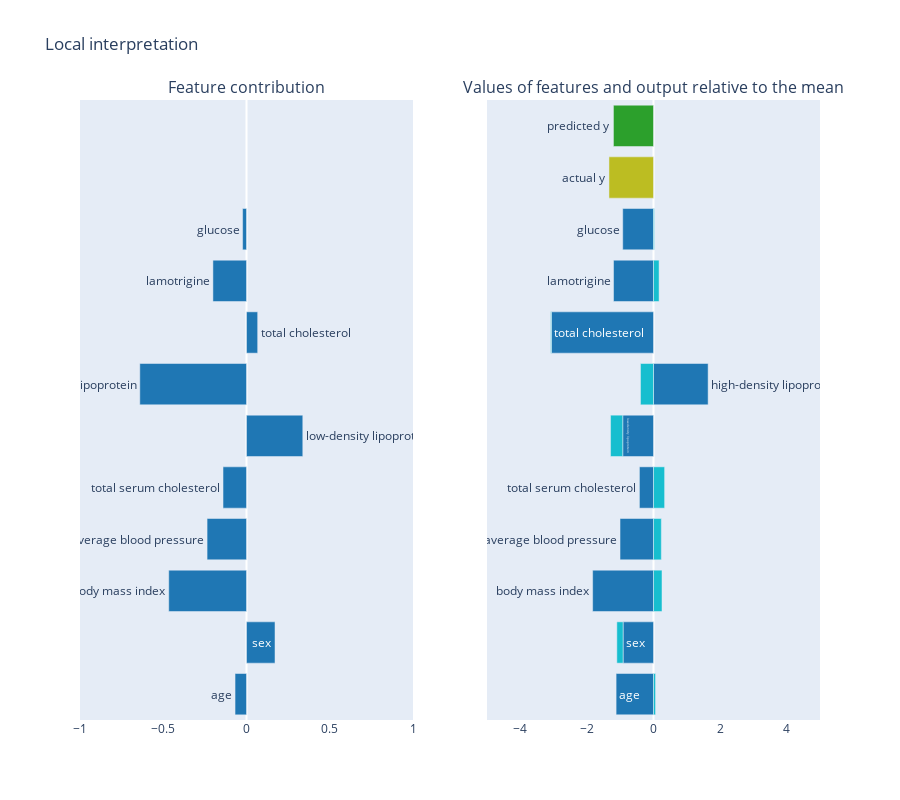

Notebook code cell kept with this figure:
### Code cell
fig = get_local_interpretation(np.percentile(y_test, 5, method='closest_observation'), lambda x: lr.predict([x])[0][0], lr.coef_[-1])
fig.show()

### Figure 1 — Plotly figure (JSON) as saved in the notebook; plotly's stock layout.template omitted (floating-point values rounded to 4 significant figures)
{"data": [{"marker": {"color": "#1f77b4"}, "orientation": "h", "showlegend": false, "text": ["age", "sex", "body mass index", "average blood pressure", "total serum cholesterol", "low-density lipoprotein", "high-density lipoprotein", "total cholesterol", "lamotrigine", "glucose"], "type": "bar", "x": [-0.06877, 0.1712, -0.467, -0.2368, -0.141, 0.3381, -0.6408, 0.06708, -0.2017, -0.02343], "xaxis": "x", "y": ["age", "sex", "body mass index", "average blood pressure", "total serum cholesterol", "low-density lipoprotein", "high-density lipoprotein", "total cholesterol", "lamotrigine", "glucose"], "yaxis": "y"}, {"marker": {"color": ["#1f77b4", "#1f77b4", "#1f77b4", "#1f77b4", "#1f77b4", "#1f77b4", "#1f77b4", "#1f77b4", "#1f77b4", "#1f77b4", "#bcbd22", "#2ca02c"]}, "orientation": "h", "showlegend": false, "text": ["age", "sex", "body mass index", "average blood pressure", "total serum cholesterol", "low-density lipoprotein", "high-density lipoprotein", "total cholesterol", "lamotrigine", "glucose", "actual y", "predicted y"], "type": "bar", "x": [-1.123, -0.9135, -1.828, -1.005, -0.4225, -0.9243, 1.641, -3.066, -1.2, -0.9244, -1.337, -1.203], "xaxis": "x2", "y": ["age", "sex", "body mass index", "average blood pressure", "total serum cholesterol", "low-density lipoprotein", "high-density lipoprotein", "total cholesterol", "lamotrigine", "glucose", "actual y", "predicted y"], "yaxis": "y2"}, {"marker": {"color": "#17becf"}, "orientation": "h", "showlegend": false, "type": "bar", "x": [0.06125, -0.1874, 0.2555, 0.2355, 0.3338, -0.3658, -0.3906, -0.02188, 0.168, 0.02534], "xaxis": "x2", "y": ["age", "sex", "body mass index", "average blood pressure", "total serum cholesterol", "low-density lipoprotein", "high-density lipoprotein", "total cholesterol", "lamotrigine", "glucose"], "yaxis": "y2"}], "layout": {"annotations": [{"font": {"size": 16}, "showarrow": false, "text": "Feature contribution", "x": 0.225, "xanchor": "center", "xref": "paper", "y": 1, "yanchor": "bottom", "yref": "paper"}, {"font": {"size": 16}, "showarrow": false, "text": "Values of features and output relative to the mean", "x": 0.775, "xanchor": "center", "xref": "paper", "y": 1, "yanchor": "bottom", "yref": "paper"}], "barmode": "relative", "height": 800, "title": {"text": "Local interpretation"}, "xaxis": {"anchor": "y", "domain": [0, 0.45], "range": [-1, 1], "showgrid": false}, "xaxis2": {"anchor": "y2", "domain": [0.55, 1], "range": [-5, 5], "showgrid": false}, "yaxis": {"anchor": "x", "domain": [0, 1], "showticklabels": false, "visible": false}, "yaxis2": {"anchor": "x2", "domain": [0, 1], "matches": "y", "showticklabels": false, "visible": false}}}
